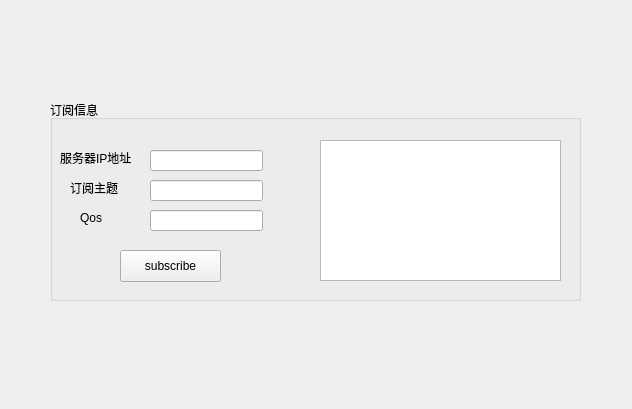
<?xml version="1.0" encoding="UTF-8"?>
<ui version="4.0">
 <class>MainWindow</class>
 <widget class="QMainWindow" name="MainWindow">
  <property name="geometry">
   <rect>
    <x>0</x>
    <y>0</y>
    <width>632</width>
    <height>409</height>
   </rect>
  </property>
  <property name="windowTitle">
   <string>MainWindow</string>
  </property>
  <widget class="QWidget" name="centralWidget">
   <widget class="QGroupBox" name="subscribe_box">
    <property name="geometry">
     <rect>
      <x>50</x>
      <y>100</y>
      <width>531</width>
      <height>201</height>
     </rect>
    </property>
    <property name="title">
     <string>订阅信息</string>
    </property>
    <widget class="QLineEdit" name="server_IP">
     <property name="geometry">
      <rect>
       <x>100</x>
       <y>50</y>
       <width>113</width>
       <height>21</height>
      </rect>
     </property>
    </widget>
    <widget class="QLineEdit" name="topic">
     <property name="geometry">
      <rect>
       <x>100</x>
       <y>80</y>
       <width>113</width>
       <height>21</height>
      </rect>
     </property>
    </widget>
    <widget class="QLabel" name="label">
     <property name="geometry">
      <rect>
       <x>10</x>
       <y>50</y>
       <width>81</width>
       <height>16</height>
      </rect>
     </property>
     <property name="text">
      <string>服务器IP地址</string>
     </property>
    </widget>
    <widget class="QLabel" name="label_2">
     <property name="geometry">
      <rect>
       <x>20</x>
       <y>80</y>
       <width>60</width>
       <height>16</height>
      </rect>
     </property>
     <property name="text">
      <string>订阅主题</string>
     </property>
    </widget>
    <widget class="QLabel" name="label_3">
     <property name="geometry">
      <rect>
       <x>30</x>
       <y>110</y>
       <width>31</width>
       <height>16</height>
      </rect>
     </property>
     <property name="text">
      <string>Qos</string>
     </property>
    </widget>
    <widget class="QLineEdit" name="QoS">
     <property name="geometry">
      <rect>
       <x>100</x>
       <y>110</y>
       <width>113</width>
       <height>21</height>
      </rect>
     </property>
    </widget>
    <widget class="QPushButton" name="subscribe">
     <property name="geometry">
      <rect>
       <x>70</x>
       <y>150</y>
       <width>101</width>
       <height>32</height>
      </rect>
     </property>
     <property name="text">
      <string>subscribe</string>
     </property>
    </widget>
    <widget class="QTextBrowser" name="receive_box">
     <property name="geometry">
      <rect>
       <x>270</x>
       <y>40</y>
       <width>241</width>
       <height>141</height>
      </rect>
     </property>
    </widget>
   </widget>
  </widget>
 </widget>
 <layoutdefault spacing="6" margin="11"/>
 <resources/>
 <connections/>
</ui>
